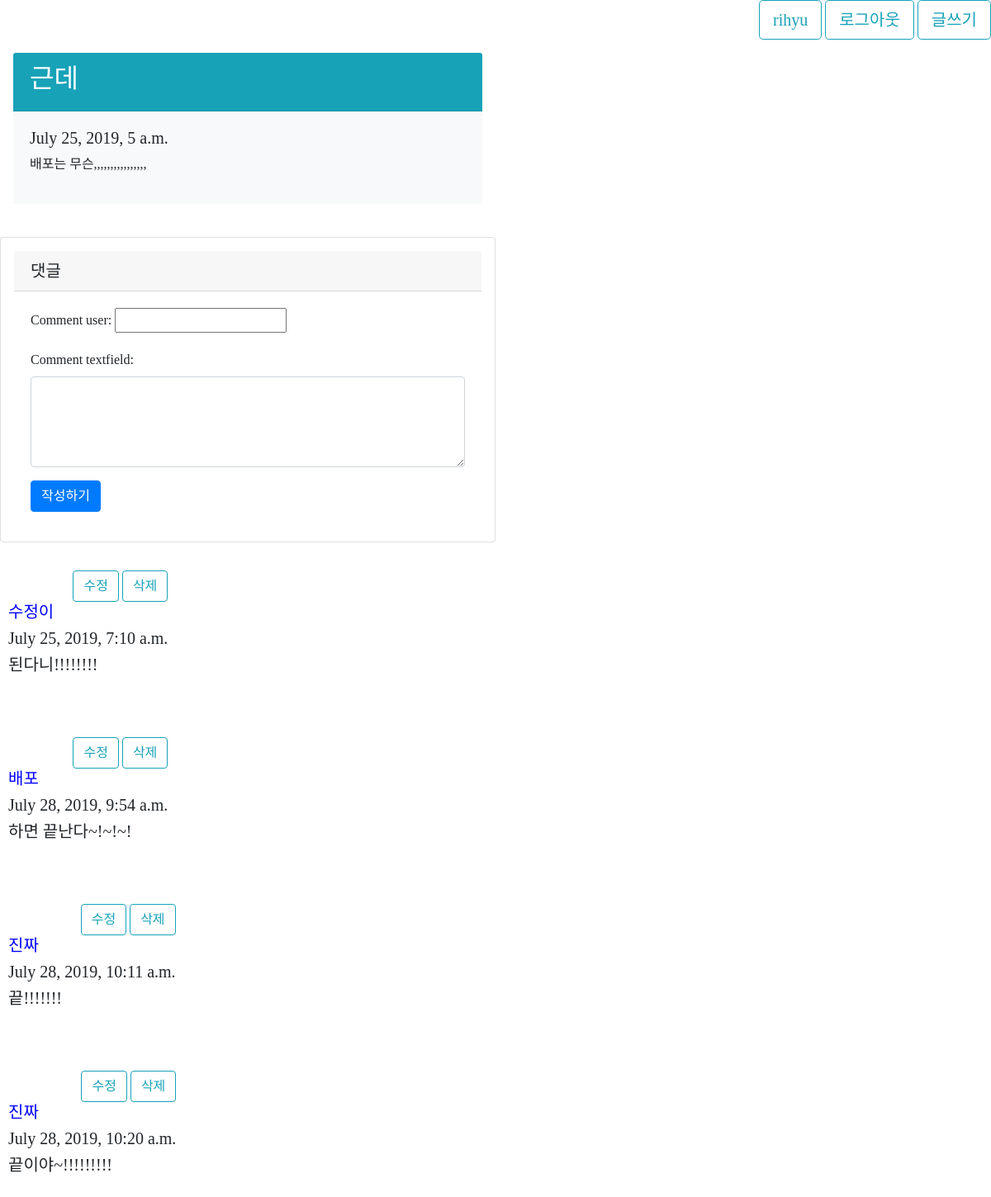
The page /funccrud/detail/8 (signed in) on the database its author committed.
### mycrud/models.py (models this page shows, shortened)
class Blog(models.Model):
    title = models.CharField(max_length = 100)
    pub_date = models.DateTimeField('date published')
    body = models.TextField()

class Comment(models.Model):
    blog = models.ForeignKey(Blog, on_delete=models.CASCADE, null=True, related_name='comments')
    comment_user = models.CharField(max_length=200, null=True)
    comment_date = models.DateTimeField(auto_now_add=True, null=True)
    comment_textfield = models.TextField()

### mycrud/views.py (the view)
# urls.py: path('detail/<int:blog_id>', views.detail, name = "detail"),
def detail(request, blog_id):
    blog_detail = get_object_or_404(Blog, pk = blog_id)
    comments = Comment.objects.filter(blog_id=blog_id)
    if request.method == 'POST':
        comment_form = BlogCommentForm(request.POST)
        comment_form.instance.blog_id = blog_id
        if comment_form.is_valid():
            comment_form.save()
    else :
        comment_form = BlogCommentForm()
    context = {
            'blog_detail' : blog_detail,
            'comments': comments,
            'comment_form': comment_form
    }
    return render(request, 'mycrud/detail.html', context)

### mycrud/forms.py
class BlogCommentForm(forms.ModelForm):
    class Meta:
        model = Comment
        fields = ['comment_user', 'comment_textfield']
        widgets = {
            'comment_textfield' : forms.Textarea(attrs={'class': 'form-control', 'rows': 4, 'cols': 40})
        }

### mycrud/templates/mycrud/detail.html (shortened to what this page needs)
{% load static %}
<!DOCTYPE html>
<html lang = "ko">
    <head>
        <link rel="stylesheet" href="https://maxcdn.bootstrapcdn.com/bootstrap/4.0.0-beta.2/css/bootstrap.min.css">
    </head>
    <body>
        <div class = "text-right">
         <button type="button" class="btn btn-outline-info btn-lg">{{user.username}}</button>
              <a href = "{% url 'logout' %}"><button type="button" class="btn btn-outline-info btn-lg">로그아웃</button></a>
         <a href = "{% url 'newblog' %}"><button type="button" class="btn btn-outline-info btn-lg">글쓰기</button></a></div>
       <div class = "card, w-50 p-3">
        <div class = "card-header bg-info text-white">
            <h2>{{blog_detail.title}}</h2>
            </div>
            <div class = "card-body bg-light">
            <h5>{{blog_detail.pub_date}}</h5>
            <p>{{blog_detail.body}}</p>
            </div>
            </div>
        <div class = "card my-4 , w-50 p-3">
            <h5 class = "card-header">댓글</h5>
            <div class = "card-body">
                <form method = "POST">
                    <div class = "form-group">{{comment_form.as_p}}</div>
                    <button type = "submit" class = "btn btn-primary">작성하기</button>
                </form>
            </div>
        </div>
        {% for comment in comments %}
            <div class="media mb-4">
                <span><div class="media-body">
                <div class = "comment, text-right">
                <a href = "{% url 'comment_update' comment.id %}"><button type="button" class="btn btn-outline-info">수정</button></a>
                <a href = "{% url 'comment_delete' comment.id %}"><button type="button" class="btn btn-outline-info">삭제</button></a>
                   </div>
                    <strong><h5 class="mt-0">{{ comment.comment_user }}</h5></strong>
                    <h5 class="mt-0">{{ comment.comment_date}}</h5>
                    <h5 class="mt-0">{{ comment.comment_textfield }}</h5>
                </div>
            </div>
        {% endfor %}
    </body>
</html>

### mycrud/templates/mycrud/detail.html (style rules this page uses)
body { font-family : 'UhBeeMiMi'; }
strong { color : blue; }
span { margin : 10px; }

### rows shown on the page
Blog: title "근데", pub_date "July 25, 2019, 5 a.m.", body "배포는 무슨,,,,,,,,,,,,,,,,"
Comment: comment_user "수정이", comment_date "July 25, 2019, 7:10 a.m.", comment_textfield "된다니!!!!!!!!"
Comment: comment_user "배포", comment_date "July 28, 2019, 9:54 a.m.", comment_textfield "하면 끝난다~!~!~!"
Comment: comment_user "진짜", comment_date "July 28, 2019, 10:11 a.m.", comment_textfield "끝!!!!!!!"
Comment: comment_user "진짜", comment_date "July 28, 2019, 10:20 a.m.", comment_textfield "끝이야~!!!!!!!!!"

### other values the page prints
{{ user.username }} "rihyu"
